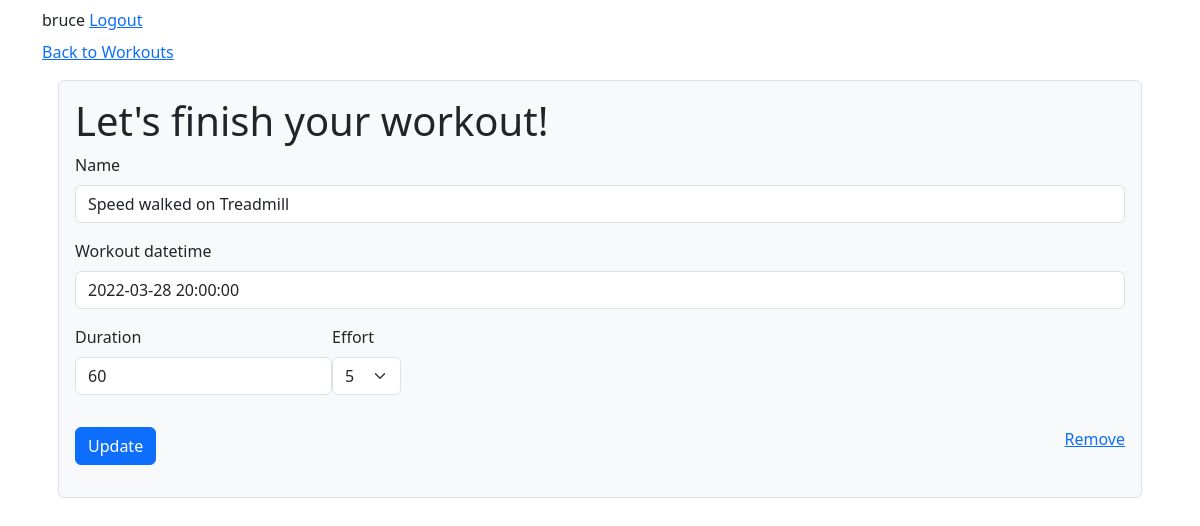
/workouts/update/18 (signed in), run on the app's committed database.
### workouts/models.py (models this page shows, shortened)
class Workout(models.Model):
    profile = models.ForeignKey(
        Profile, on_delete=models.CASCADE, related_name="workouts"
    )
    name = models.CharField(max_length=255)
    workout_datetime = models.DateTimeField()
    duration = models.IntegerField(default=0)
    effort = models.IntegerField(default=5, choices=((x, str(x)) for x in range(1, 11)))

### workouts/views.py (the view, shortened to what this page needs)
# urls.py: path("update/<int:pk>", views.UpdateWorkoutView.as_view(), name="update_workout"),
class UpdateWorkoutView(SecureView):
    def get(self, request, pk):
        workout = request.user.profile.workouts.get(pk=pk)
        form = forms.WorkoutForm(instance=workout)
        return render(request, "workouts/edit.html", {"form": form})

### workouts/forms.py
class WorkoutForm(forms.ModelForm):
    class Meta:
        model = models.Workout
        fields = ['name', 'workout_datetime', 'duration', 'effort']
        widgets = {
          'name': forms.TextInput(attrs={ 'autofocus': True }),
          'workout_datetime': forms.DateTimeInput(attrs={'data-controller': 'datepicker', 'data-datepicker-time': 'true' })
        }

### workouts/templates/workouts/edit.html (shortened to what this page needs)
{% extends 'layout.html' %}
{% load bootstrap5 %}
{% block body %}
<div>
  <a href="{% url 'workouts:home' %}">Back to Workouts</a>
</div>
<div class="bg-light m-3 p-3 border rounded">
  <h1>Let's finish your workout!</h1>
  <form novalidate method="post" autocomplete="off">
      {% bootstrap_field form.name %}
      {% bootstrap_field form.workout_datetime %}
      <div class="d-flex flex-wrap">
      {% bootstrap_field form.duration form_group_class="m-2"%}
      {% bootstrap_field form.effort form_group_class="m-2" %}
      </div>
      <div class="d-flex flex-wrap justify-content-between my-3">
          <div>
              {% bootstrap_button 'Update' %}
          </div>
          <div>
              <a href="{% url 'workouts:delete_workout' form.instance.id %}">Remove</a>
          </div>
      </div>
  </form>
</div>
{% endblock body %}

### templates/_signon.html
<div class="my-2">
{% if user.is_authenticated %}
 {{user.username}} <a href="{% url 'logout' %}">Logout</a>
{% else %}
<a href="{% url 'login' %}">Login</a>
{% endif %}
</div>

### data on the page
Workout: name "Speed walked on Treadmill", workout_datetime "2022-03-28 20:00:00", duration "60", effort "5"

### other printed values
{{ user.username }} "bruce"
